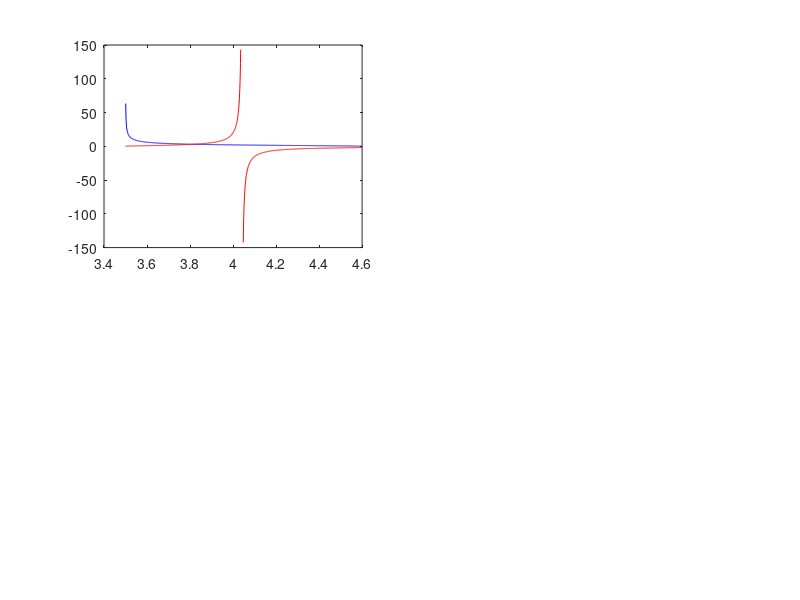

MATLAB code to generate this figure: (Note: this script raises an error after producing the figure.)
% This is a script to plot the graphs requested in HW 6
% Written by tschuh@princeton.edu, 3/16/2021

% Problem 2

% height [km]
H = 35;

% shear moduli [dyne/cm^2]
u1 = 3e11;
u2 = 7e11;

% s-wave speeds [km/s]
B1 = 3.5;
B2 = 4.6;

% phase velocity [km/s]
% B1 < c < B2
n = 1100;
c = linspace(B1,B2,n);

% period [s]
T = [20 35 50 80];

S1 = sqrt((c.^2./B1^2) - 1);
S2 = sqrt(1 - (c.^2./B2^2));

RHS = (u2.*S2)./(u1.*S1);

for i = 1:size(T,2)
  LHS = tan((2*pi*H.*S1)./(c.*T(i)));

  for j = 1:size(LHS,2)
    if LHS(j) >= 150 || LHS(j) <= -150
       LHS(j) = NaN;
    end
  end

  % find specific points to highlight
  diff = LHS - RHS;
  if i == 1
    intersect(i) = find(diff<0.011 & diff>-0.011);
  else
    intersect(i) = find(diff<0.0025 & diff>-0.0025);
  end
  c1 = find(c<3.5201 & c>3.5199);
  c2 = find(c<3.6001 & c>3.5999);
  c3 = find(c<3.8004 & c>3.8002);
  c4 = find(c<4.0006 & c>4.0004);
  c5 = find(c<4.1997 & c>4.1995);
  c6 = find(c<4.5001 & c>4.4999);

  subplot(2,2,i)
  plot(c,RHS,'b')
  hold on
  plot(c,LHS,'r')
  hold on
  scatter(c(intersect(i)),RHS(intersect(i)),75,'*','k')
  hold on
  scatter([c(c1) c(c2) c(c3) c(c4) c(c5) c(c6)],...
	  [RHS(c1) RHS(c2) RHS(c3) RHS(c4) RHS(c5) RHS(c6)],'filled','^','b')
  hold on
  scatter([c(c1) c(c2) c(c3) c(c4) c(c5) c(c6)],...
	  [LHS(c1) LHS(c2) LHS(c3) LHS(c4) LHS(c5) LHS(c6)],'filled','^','r')
  hold on
  if i == 1 %draw asymptote
    xline(4.0415,'--k');
  end
  grid on
  title({['RHS and LHS values as a fucntion of phase velocity{\it c}'];...
	['T = ' num2str(T(i)) ' sec']})
  legend('RHS','LHS')
  xlabel('phase velocity{\it c} [km/s]')
  ylabel('RHS and LHS values')
  xlim([B1-0.1 B2+0.1])
  if i == 1
    ylim([-17.5 22.5])
  else
    ylim([-1 16])  
  end
end

% Problem 3

for m = 1:4      
  cT(m) = c(intersect(m));
end

figure
plot(T,cT,'k')
hold on
scatter(T,cT,'filled','o','k')
title('Love Wave Phase Velocity Dispersion')
xlabel('Period{\it T} [s]')
ylabel('phase velocity{\it c} [km/s]')
grid on
